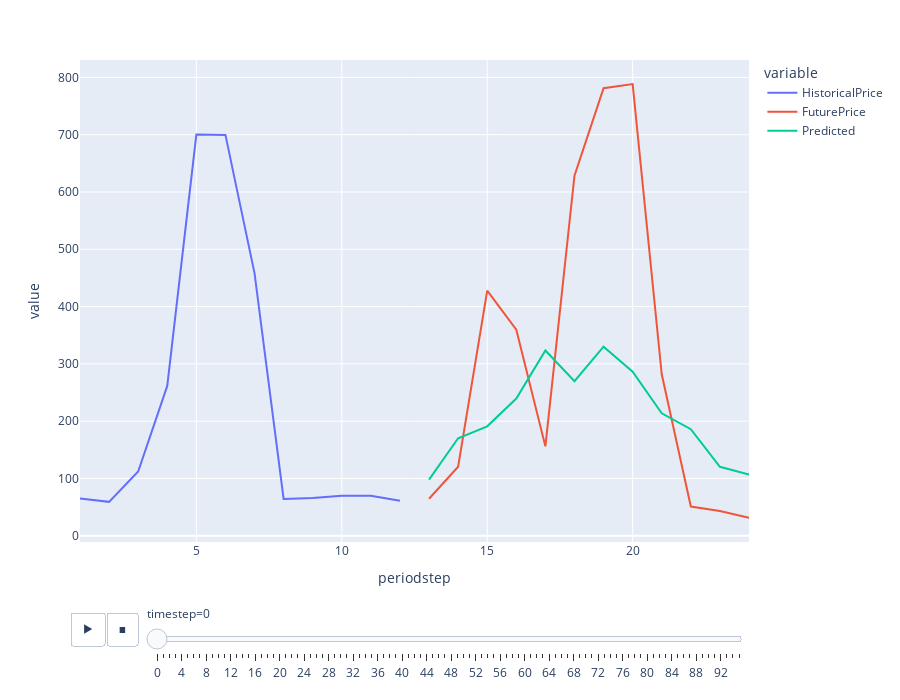

The cell this chart's notebook holds for it:
### Code cell
fig = px.line(ddf, x="periodstep", y=["HistoricalPrice", "FuturePrice", "Predicted"], animation_frame="timestep")
fig.update_layout(height=700)  
fig.show()

### Figure 1 — Plotly figure (JSON) as saved in the notebook; plotly's stock layout.template omitted (floating-point values rounded to 4 significant figures)
{"data": [{"hovertemplate": "variable=HistoricalPrice<br>timestep=0<br>periodstep=%{x}<br>value=%{y}<extra></extra>", "legendgroup": "HistoricalPrice", "line": {"color": "#636efa", "dash": "solid"}, "marker": {"symbol": "circle"}, "mode": "lines", "name": "HistoricalPrice", "orientation": "v", "showlegend": true, "type": "scatter", "x": [1, 2, 3, 4, 5, 6, 7, 8, 9, 10, 11, 12, 13, 14, 15, 16, 17, 18, 19, 20, 21, 22, 23, 24], "xaxis": "x", "y": [64.87, 59.22, 112.0, 261.5, 700.2, 699.6, 458.3, 64.29, 66, 69.95, 69.79, 61.23, null, null, null, null, null, null, null, null, null, null, null, null], "yaxis": "y"}, {"hovertemplate": "variable=FuturePrice<br>timestep=0<br>periodstep=%{x}<br>value=%{y}<extra></extra>", "legendgroup": "FuturePrice", "line": {"color": "#EF553B", "dash": "solid"}, "marker": {"symbol": "circle"}, "mode": "lines", "name": "FuturePrice", "orientation": "v", "showlegend": true, "type": "scatter", "x": [1, 2, 3, 4, 5, 6, 7, 8, 9, 10, 11, 12, 13, 14, 15, 16, 17, 18, 19, 20, 21, 22, 23, 24], "xaxis": "x", "y": [null, null, null, null, null, null, null, null, null, null, null, null, 64.64, 120.5, 427.8, 359.7, 156, 628.3, 781.1, 788.3, 281.8, 51, 43.09, 31.18], "yaxis": "y"}, {"hovertemplate": "variable=Predicted<br>timestep=0<br>periodstep=%{x}<br>value=%{y}<extra></extra>", "legendgroup": "Predicted", "line": {"color": "#00cc96", "dash": "solid"}, "marker": {"symbol": "circle"}, "mode": "lines", "name": "Predicted", "orientation": "v", "showlegend": true, "type": "scatter", "x": [1, 2, 3, 4, 5, 6, 7, 8, 9, 10, 11, 12, 13, 14, 15, 16, 17, 18, 19, 20, 21, 22, 23, 24], "xaxis": "x", "y": [null, null, null, null, null, null, null, null, null, null, null, null, 98.0, 170.2, 191.0, 239.5, 323.4, 269.8, 330.1, 286.2, 213.8, 186.0, 120.4, 106.7], "yaxis": "y"}], "layout": {"height": 700, "legend": {"title": {"text": "variable"}, "tracegroupgap": 0}, "margin": {"t": 60}, "sliders": [{"active": 0, "currentvalue": {"prefix": "timestep="}, "len": 0.9, "pad": {"b": 10, "t": 60}, "steps": [{"args": [["0"], {"frame": {"duration": 0, "redraw": false}, "fromcurrent": true, "mode": "immediate", "transition": {"duration": 0, "easing": "linear"}}], "label": "0", "method": "animate"}, {"args": [["1"], {"frame": {"duration": 0, "redraw": false}, "fromcurrent": true, "mode": "immediate", "transition": {"duration": 0, "easing": "linear"}}], "label": "1", "method": "animate"}, {"args": [["2"], {"frame": {"duration": 0, "redraw": false}, "fromcurrent": true, "mode": "immediate", "transition": {"duration": 0, "easing": "linear"}}], "label": "2", "method": "animate"}, {"args": [["3"], {"frame": {"duration": 0, "redraw": false}, "fromcurrent": true, "mode": "immediate", "transition": {"duration": 0, "easing": "linear"}}], "label": "3", "method": "animate"}, {"args": [["4"], {"frame": {"duration": 0, "redraw": false}, "fromcurrent": true, "mode": "immediate", "transition": {"duration": 0, "easing": "linear"}}], "label": "4", "method": "animate"}, {"args": [["5"], {"frame": {"duration": 0, "redraw": false}, "fromcurrent": true, "mode": "immediate", "transition": {"duration": 0, "easing": "linear"}}], "label": "5", "method": "animate"}, {"args": [["6"], {"frame": {"duration": 0, "redraw": false}, "fromcurrent": true, "mode": "immediate", "transition": {"duration": 0, "easing": "linear"}}], "label": "6", "method": "animate"}, {"args": [["7"], {"frame": {"duration": 0, "redraw": false}, "fromcurrent": true, "mode": "immediate", "transition": {"duration": 0, "easing": "linear"}}], "label": "7", "method": "animate"}, {"args": [["8"], {"frame": {"duration": 0, "redraw": false}, "fromcurrent": true, "mode": "immediate", "transition": {"duration": 0, "easing": "linear"}}], "label": "8", "method": "animate"}, {"args": [["9"], {"frame": {"duration": 0, "redraw": false}, "fromcurrent": true, "mode": "immediate", "transition": {"duration": 0, "easing": "linear"}}], "label": "9", "method": "animate"}, {"args": [["10"], {"frame": {"duration": 0, "redraw": false}, "fromcurrent": true, "mode": "immediate", "transition": {"duration": 0, "easing": "linear"}}], "label": "10", "method": "animate"}, {"args": [["11"], {"frame": {"duration": 0, "redraw": false}, "fromcurrent": true, "mode": "immediate", "transition": {"duration": 0, "easing": "linear"}}], "label": "11", "method": "animate"}, {"args": [["12"], {"frame": {"duration": 0, "redraw": false}, "fromcurrent": true, "mode": "immediate", "transition": {"duration": 0, "easing": "linear"}}], "label": "12", "method": "animate"}, {"args": [["13"], {"frame": {"duration": 0, "redraw": false}, "fromcurrent": true, "mode": "immediate", "transition": {"duration": 0, "easing": "linear"}}], "label": "13", "method": "animate"}, {"args": [["14"], {"frame": {"duration": 0, "redraw": false}, "fromcurrent": true, "mode": "immediate", "transition": {"duration": 0, "easing": "linear"}}], "label": "14", "method": "animate"}, {"args": [["15"], {"frame": {"duration": 0, "redraw": false}, "fromcurrent": true, "mode": "immediate", "transition": {"duration": 0, "easing": "linear"}}], "label": "15", "method": "animate"}, {"args": [["16"], {"frame": {"duration": 0, "redraw": false}, "fromcurrent": true, "mode": "immediate", "transition": {"duration": 0, "easing": "linear"}}], "label": "16", "method": "animate"}, {"args": [["17"], {"frame": {"duration": 0, "redraw": false}, "fromcurrent": true, "mode": "immediate", "transition": {"duration": 0, "easing": "linear"}}], "label": "17", "method": "animate"}, {"args": [["18"], {"frame": {"duration": 0, "redraw": false}, "fromcurrent": true, "mode": "immediate", "transition": {"duration": 0, "easing": "linear"}}], "label": "18", "method": "animate"}, {"args": [["19"], {"frame": {"duration": 0, "redraw": false}, "fromcurrent": true, "mode": "immediate", "transition": {"duration": 0, "easing": "linear"}}], "label": "19", "method": "animate"}, {"args": [["20"], {"frame": {"duration": 0, "redraw": false}, "fromcurrent": true, "mode": "immediate", "transition": {"duration": 0, "easing": "linear"}}], "label": "20", "method": "animate"}, {"args": [["21"], {"frame": {"duration": 0, "redraw": false}, "fromcurrent": true, "mode": "immediate", "transition": {"duration": 0, "easing": "linear"}}], "label": "21", "method": "animate"}, {"args": [["22"], {"frame": {"duration": 0, "redraw": false}, "fromcurrent": true, "mode": "immediate", "transition": {"duration": 0, "easing": "linear"}}], "label": "22", "method": "animate"}, {"args": [["23"], {"frame": {"duration": 0, "redraw": false}, "fromcurrent": true, "mode": "immediate", "transition": {"duration": 0, "easing": "linear"}}], "label": "23", "method": "animate"}, {"args": [["24"], {"frame": {"duration": 0, "redraw": false}, "fromcurrent": true, "mode": "immediate", "transition": {"duration": 0, "easing": "linear"}}], "label": "24", "method": "animate"}, {"args": [["25"], {"frame": {"duration": 0, "redraw": false}, "fromcurrent": true, "mode": "immediate", "transition": {"duration": 0, "easing": "linear"}}], "label": "25", "method": "animate"}, {"args": [["26"], {"frame": {"duration": 0, "redraw": false}, "fromcurrent": true, "mode": "immediate", "transition": {"duration": 0, "easing": "linear"}}], "label": "26", "method": "animate"}, {"args": [["27"], {"frame": {"duration": 0, "redraw": false}, "fromcurrent": true, "mode": "immediate", "transition": {"duration": 0, "easing": "linear"}}], "label": "27", "method": "animate"}, {"args": [["28"], {"frame": {"duration": 0, "redraw": false}, "fromcurrent": true, "mode": "immediate", "transition": {"duration": 0, "easing": "linear"}}], "label": "28", "method": "animate"}, {"args": [["29"], {"frame": {"duration": 0, "redraw": false}, "fromcurrent": true, "mode": "immediate", "transition": {"duration": 0, "easing": "linear"}}], "label": "29", "method": "animate"}, {"args": [["30"], {"frame": {"duration": 0, "redraw": false}, "fromcurrent": true, "mode": "immediate", "transition": {"duration": 0, "easing": "linear"}}], "label": "30", "method": "animate"}, {"args": [["31"], {"frame": {"duration": 0, "redraw": false}, "fromcurrent": true, "mode": "immediate", "transition": {"duration": 0, "easing": "linear"}}], "label": "31", "method": "animate"}, {"args": [["32"], {"frame": {"duration": 0, "redraw": false}, "fromcurrent": true, "mode": "immediate", "transition": {"duration": 0, "easing": "linear"}}], "label": "32", "method": "animate"}, {"args": [["33"], {"frame": {"duration": 0, "redraw": false}, "fromcurrent": true, "mode": "immediate", "transition": {"duration": 0, "easing": "linear"}}], "label": "33", "method": "animate"}, {"args": [["34"], {"frame": {"duration": 0, "redraw": false}, "fromcurrent": true, "mode": "immediate", "transition": {"duration": 0, "easing": "linear"}}], "label": "34", "method": "animate"}, {"args": [["35"], {"frame": {"duration": 0, "redraw": false}, "fromcurrent": true, "mode": "immediate", "transition": {"duration": 0, "easing": "linear"}}], "label": "35", "method": "animate"}, {"args": [["36"], {"frame": {"duration": 0, "redraw": false}, "fromcurrent": true, "mode": "immediate", "transition": {"duration": 0, "easing": "linear"}}], "label": "36", "method": "animate"}, {"args": [["37"], {"frame": {"duration": 0, "redraw": false}, "fromcurrent": true, "mode": "immediate", "transition": {"duration": 0, "easing": "linear"}}], "label": "37", "method": "animate"}, {"args": [["38"], {"frame": {"duration": 0, "redraw": false}, "fromcurrent": true, "mode": "immediate", "transition": {"duration": 0, "easing": "linear"}}], "label": "38", "method": "animate"}, {"args": [["39"], {"frame": {"duration": 0, "redraw": false}, "fromcurrent": true, "mode": "immediate", "transition": {"duration": 0, "easing": "linear"}}], "label": "39", "method": "animate"}, {"args": [["40"], {"frame": {"duration": 0, "redraw": false}, "fromcurrent": true, "mode": "immediate", "transition": {"duration": 0, "easing": "linear"}}], "label": "40", "method": "animate"}, {"args": [["41"], {"frame": {"duration": 0, "redraw": false}, "fromcurrent": true, "mode": "immediate", "transition": {"duration": 0, "easing": "linear"}}], "label": "41", "method": "animate"}, {"args": [["42"], {"frame": {"duration": 0, "redraw": false}, "fromcurrent": true, "mode": "immediate", "transition": {"duration": 0, "easing": "linear"}}], "label": "42", "method": "animate"}, {"args": [["43"], {"frame": {"duration": 0, "redraw": false}, "fromcurrent": true, "mode": "immediate", "transition": {"duration": 0, "easing": "linear"}}], "label": "43", "method": "animate"}, {"args": [["44"], {"frame": {"duration": 0, "redraw": false}, "fromcurrent": true, "mode": "immediate", "transition": {"duration": 0, "easing": "linear"}}], "label": "44", "method": "animate"}, {"args": [["45"], {"frame": {"duration": 0, "redraw": false}, "fromcurrent": true, "mode": "immediate", "transition": {"duration": 0, "easing": "linear"}}], "label": "45", "method": "animate"}, {"args": [["46"], {"frame": {"duration": 0, "redraw": false}, "fromcurrent": true, "mode": "immediate", "transition": {"duration": 0, "easing": "linear"}}], "label": "46", "method": "animate"}, {"args": [["47"], {"frame": {"duration": 0, "redraw": false}, "fromcurrent": true, "mode": "immediate", "transition": {"duration": 0, "easing": "linear"}}], "label": "47", "method": "animate"}, {"args": [["48"], {"frame": {"duration": 0, "redraw": false}, "fromcurrent": true, "mode": "immediate", "transition": {"duration": 0, "easing": "linear"}}], "label": "48", "method": "animate"}, {"args": [["49"], {"frame": {"duration": 0, "redraw": false}, "fromcurrent": true, "mode": "immediate", "transition": {"duration": 0, "easing": "linear"}}], "label": "49", "method": "animate"}, {"args": [["50"], {"frame": {"duration": 0, "redraw": false}, "fromcurrent": true, "mode": "immediate", "transition": {"duration": 0, "easing": "linear"}}], "label": "50", "method": "animate"}, {"args": [["51"], {"frame": {"duration": 0, "redraw": false}, "fromcurrent": true, "mode": "immediate", "transition": {"duration": 0, "easing": "linear"}}], "label": "51", "method": "animate"}, {"args": [["52"], {"frame": {"duration": 0, "redraw": false}, "fromcurrent": true, "mode": "immediate", "transition": {"duration": 0, "easing": "linear"}}], "label": "52", "method": "animate"}, {"args": [["53"], {"frame": {"duration": 0, "redraw": false}, "fromcurrent": true, "mode": "immediate", "transition": {"duration": 0, "easing": "linear"}}], "label": "53", "method": "animate"}, {"args": [["54"], {"frame": {"duration": 0, "redraw": false}, "fromcurrent": true, "mode": "immediate", "transition": {"duration": 0, "easing": "linear"}}], "label": "54", "method": "animate"}, {"args": [["55"], {"frame": {"duration": 0, "redraw": false}, "fromcurrent": true, "mode": "immediate", "transition": {"duration": 0, "easing": "linear"}}], "label": "55", "method": "animate"}, {"args": [["56"], {"frame": {"duration": 0, "redraw": false}, "fromcurrent": true, "mode": "immediate", "transition": {"duration": 0, "easing": "linear"}}], "label": "56", "method": "animate"}, {"args": [["57"], {"frame": {"duration": 0, "redraw": false}, "fromcurrent": true, "mode": "immediate", "transition": {"duration": 0, "easing": "linear"}}], "label": "57", "method": "animate"}, {"args": [["58"], {"frame": {"duration": 0, "redraw": false}, "fromcurrent": true, "mode": "immediate", "transition": {"duration": 0, "easing": "linear"}}], "label": "58", "method": "animate"}, {"args": [["59"], {"frame": {"duration": 0, "redraw": false}, "fromcurrent": true, "mode": "immediate", "transition": {"duration": 0, "easing": "linear"}}], "label": "59", "method": "animate"}, {"args": [["60"], {"frame": {"duration": 0, "redraw": false}, "fromcurrent": true, "mode": "immediate", "transition": {"duration": 0, "easing": "linear"}}], "label": "60", "method": "animate"}, {"args": [["61"], {"frame": {"duration": 0, "redraw": false}, "fromcurrent": true, "mode": "immediate", "transition": {"duration": 0, "easing": "linear"}}], "label": "61", "method": "animate"}, {"args": [["62"], {"frame": {"duration": 0, "redraw": false}, "fromcurrent": true, "mode": "immediate", "transition": {"duration": 0, "easing": "linear"}}], "label": "62", "method": "animate"}, {"args": [["63"], {"frame": {"duration": 0, "redraw": false}, "fromcurrent": true, "mode": "immediate", "transition": {"duration": 0, "easing": "linear"}}], "label": "63", "method": "animate"}, {"args": [["64"], {"frame": {"duration": 0, "redraw": false}, "fromcurrent": true, "mode": "immediate", "transition": {"duration": 0, "easing": "linear"}}], "label": "64", "method": "animate"}, {"args": [["65"], {"frame": {"duration": 0, "redraw": false}, "fromcurrent": true, "mode": "immediate", "transition": {"duration": 0, "easing": "linear"}}], "label": "65", "method": "animate"}, {"args": [["66"], {"frame": {"duration": 0, "redraw": false}, "fromcurrent": true, "mode": "immediate", "transition": {"duration": 0, "easing": "linear"}}], "label": "66", "method": "animate"}, {"args": [["67"], {"frame": {"duration": 0, "redraw": false}, "fromcurrent": true, "mode": "immediate", "transition": {"duration": 0, "easing": "linear"}}], "label": "67", "method": "animate"}, {"args": [["68"], {"frame": {"duration": 0, "redraw": false}, "fromcurrent": true, "mode": "immediate", "transition": {"duration": 0, "easing": "linear"}}], "label": "68", "method": "animate"}, {"args": [["69"], {"frame": {"duration": 0, "redraw": false}, "fromcurrent": true, "mode": "immediate", "transition": {"duration": 0, "easing": "linear"}}], "label": "69", "method": "animate"}, {"args": [["70"], {"frame": {"duration": 0, "redraw": false}, "fromcurrent": true, "mode": "immediate", "transition": {"duration": 0, "easing": "linear"}}], "label": "70", "method": "animate"}, {"args": [["71"], {"frame": {"duration": 0, "redraw": false}, "fromcurrent": true, "mode": "immediate", "transition": {"duration": 0, "easing": "linear"}}], "label": "71", "method": "animate"}, {"args": [["72"], {"frame": {"duration": 0, "redraw": false}, "fromcurrent": true, "mode": "immediate", "transition": {"duration": 0, "easing": "linear"}}], "label": "72", "method": "animate"}, {"args": [["73"], {"frame": {"duration": 0, "redraw": false}, "fromcurrent": true, "mode": "immediate", "transition": {"duration": 0, "easing": "linear"}}], "label": "73", "method": "animate"}, {"args": [["74"], {"frame": {"duration": 0, "redraw": false}, "fromcurrent": true, "mode": "immediate", "transition": {"duration": 0, "easing": "linear"}}], "label": "74", "method": "animate"}, {"args": [["75"], {"frame": {"duration": 0, "redraw": false}, "fromcurrent": true, "mode": "immediate", "transition": {"duration": 0, "easing": "linear"}}], "label": "75", "method": "animate"}, {"args": [["76"], {"frame": {"duration": 0, "redraw": false}, "fromcurrent": true, "mode": "immediate", "transition": {"duration": 0, "easing": "linear"}}], "label": "76", "method": "animate"}, {"args": [["77"], {"frame": {"duration": 0, "redraw": false}, "fromcurrent": true, "mode": "immediate", "transition": {"duration": 0, "easing": "linear"}}], "label": "77", "method": "animate"}, {"args": [["78"], {"frame": {"duration": 0, "redraw": false}, "fromcurrent": true, "mode": "immediate", "transition": {"duration": 0, "easing": "linear"}}], "label": "78", "method": "animate"}, {"args": [["79"], {"frame": {"duration": 0, "redraw": false}, "fromcurrent": true, "mode": "immediate", "transition": {"duration": 0, "easing": "linear"}}], "label": "79", "method": "animate"}, {"args": [["80"], {"frame": {"duration": 0, "redraw": false}, "fromcurrent": true, "mode": "immediate", "transition": {"duration": 0, "easing": "linear"}}], "label": "80", "method": "animate"}, {"args": [["81"], {"frame": {"duration": 0, "redraw": false}, "fromcurrent": true, "mode": "immediate", "transition": {"duration": 0, "easing": "linear"}}], "label": "81", "method": "animate"}, {"args": [["82"], {"frame": {"duration": 0, "redraw": false}, "fromcurrent": true, "mode": "immediate", "transition": {"duration": 0, "easing": "linear"}}], "label": "82", "method": "animate"}, {"args": [["83"], {"frame": {"duration": 0, "redraw": false}, "fromcurrent": true, "mode": "immediate", "transition": {"duration": 0, "easing": "linear"}}], "label": "83", "method": "animate"}, {"args": [["84"], {"frame": {"duration": 0, "redraw": false}, "fromcurrent": true, "mode": "immediate", "transition": {"duration": 0, "easing": "linear"}}], "label": "84", "method": "animate"}, {"args": [["85"], {"frame": {"duration": 0, "redraw": false}, "fromcurrent": true, "mode": "immediate", "transition": {"duration": 0, "easing": "linear"}}], "label": "85", "method": "animate"}, {"args": [["86"], {"frame": {"duration": 0, "redraw": false}, "fromcurrent": true, "mode": "immediate", "transition": {"duration": 0, "easing": "linear"}}], "label": "86", "method": "animate"}, {"args": [["87"], {"frame": {"duration": 0, "redraw": false}, "fromcurrent": true, "mode": "immediate", "transition": {"duration": 0, "easing": "linear"}}], "label": "87", "method": "animate"}, {"args": [["88"], {"frame": {"duration": 0, "redraw": false}, "fromcurrent": true, "mode": "immediate", "transition": {"duration": 0, "easing": "linear"}}], "label": "88", "method": "animate"}, {"args": [["89"], {"frame": {"duration": 0, "redraw": false}, "fromcurrent": true, "mode": "immediate", "transition": {"duration": 0, "easing": "linear"}}], "label": "89", "method": "animate"}, {"args": [["90"], {"frame": {"duration": 0, "redraw": false}, "fromcurrent": true, "mode": "immediate", "transition": {"duration": 0, "easing": "linear"}}], "label": "90", "method": "animate"}, {"args": [["91"], {"frame": {"duration": 0, "redraw": false}, "fromcurrent": true, "mode": "immediate", "transition": {"duration": 0, "easing": "linear"}}], "label": "91", "method": "animate"}, {"args": [["92"], {"frame": {"duration": 0, "redraw": false}, "fromcurrent": true, "mode": "immediate", "transition": {"duration": 0, "easing": "linear"}}], "label": "92", "method": "animate"}, {"args": [["93"], {"frame": {"duration": 0, "redraw": false}, "fromcurrent": true, "mode": "immediate", "transition": {"duration": 0, "easing": "linear"}}], "label": "93", "method": "animate"}, {"args": [["94"], {"frame": {"duration": 0, "redraw": false}, "fromcurrent": true, "mode": "immediate", "transition": {"duration": 0, "easing": "linear"}}], "label": "94", "method": "animate"}, {"args": [["95"], {"frame": {"duration": 0, "redraw": false}, "fromcurrent": true, "mode": "immediate", "transition": {"duration": 0, "easing": "linear"}}], "label": "95", "method": "animate"}], "x": 0.1, "xanchor": "left", "y": 0, "yanchor": "top"}], "updatemenus": [{"buttons": [{"args": [null, {"frame": {"duration": 500, "redraw": false}, "fromcurrent": true, "mode": "immediate", "transition": {"duration": 500, "easing": "linear"}}], "label": "&#9654;", "method": "animate"}, {"args": [[null], {"frame": {"duration": 0, "redraw": false}, "fromcurrent": true, "mode": "immediate", "transition": {"duration": 0, "easing": "linear"}}], "label": "&#9724;", "method": "animate"}], "direction": "left", "pad": {"r": 10, "t": 70}, "showactive": false, "type": "buttons", "x": 0.1, "xanchor": "right", "y": 0, "yanchor": "top"}], "xaxis": {"anchor": "y", "domain": [0, 1], "title": {"text": "periodstep"}}, "yaxis": {"anchor": "x", "domain": [0, 1], "title": {"text": "value"}}}}
